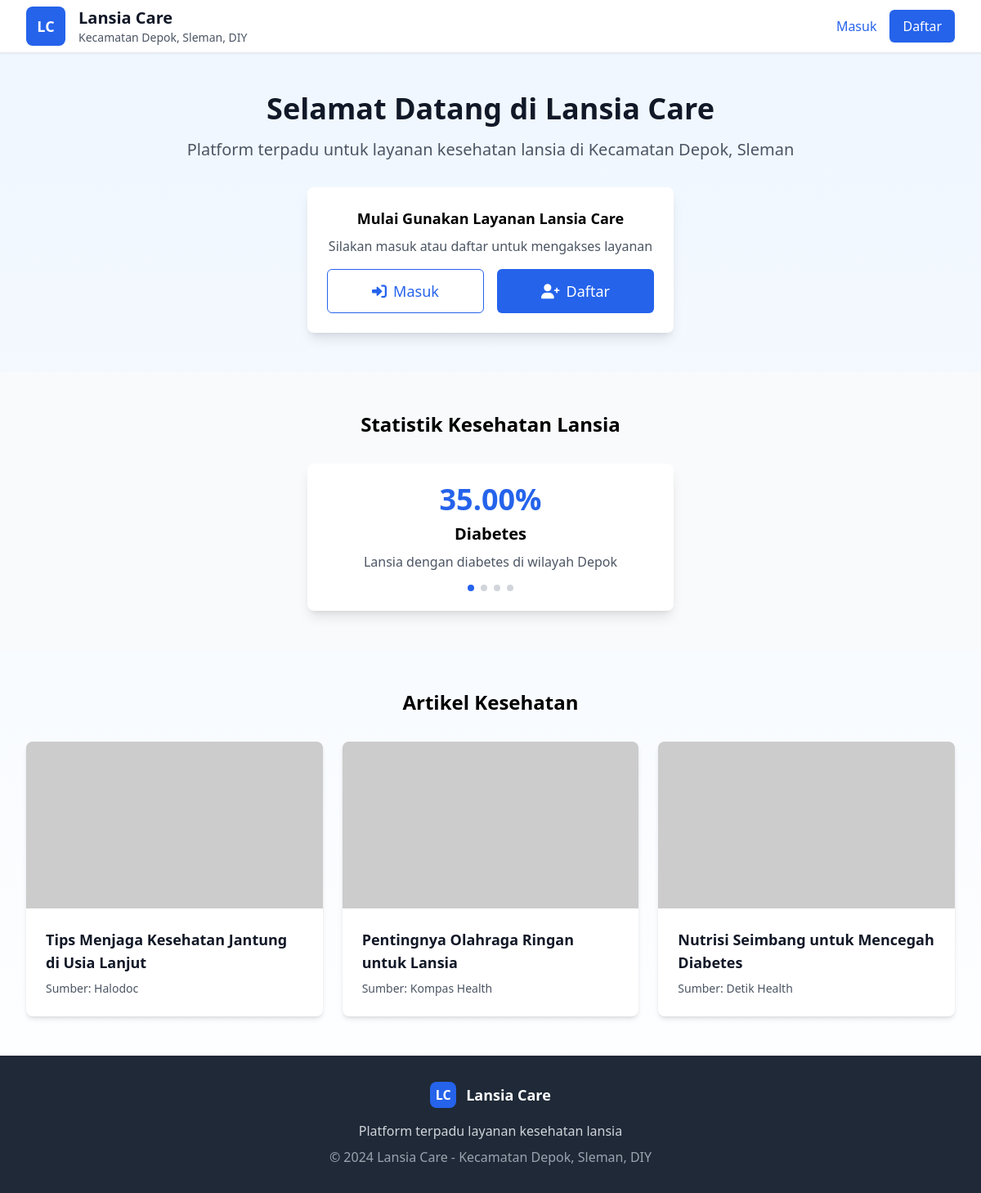
The page / on the database its author committed.
### tables this page shows
CREATE TABLE health_statistics (
    id INT PRIMARY KEY AUTO_INCREMENT,
    title VARCHAR(100) NOT NULL,
    percentage DECIMAL(5,2) NOT NULL,
    description TEXT,
    icon VARCHAR(50),
    color VARCHAR(20),
    is_active BOOLEAN DEFAULT TRUE,
    display_order INT DEFAULT 0,
    created_at TIMESTAMP DEFAULT CURRENT_TIMESTAMP,
    updated_at TIMESTAMP DEFAULT CURRENT_TIMESTAMP ON UPDATE CURRENT_TIMESTAMP
);

CREATE TABLE health_articles (
    id INT PRIMARY KEY AUTO_INCREMENT,
    title VARCHAR(200) NOT NULL,
    source VARCHAR(100) NOT NULL,
    url VARCHAR(500) NOT NULL,
    image_url VARCHAR(500),
    summary TEXT,
    is_featured BOOLEAN DEFAULT FALSE,
    is_active BOOLEAN DEFAULT TRUE,
    created_at TIMESTAMP DEFAULT CURRENT_TIMESTAMP,
    updated_at TIMESTAMP DEFAULT CURRENT_TIMESTAMP ON UPDATE CURRENT_TIMESTAMP
);

### index.php (the view, shortened to what this page needs)
<?php
require_once 'config/database.php';
try {
    $stmt = $pdo->query("SELECT * FROM health_statistics WHERE is_active = 1 ORDER BY display_order");
    $health_stats = $stmt->fetchAll(PDO::FETCH_ASSOC);
} catch (PDOException $e) {
    $health_stats = [
        ['title' => 'Diabetes', 'percentage' => 35, 'description' => 'Lansia dengan diabetes di wilayah Depok'],
        ['title' => 'Hipertensi', 'percentage' => 42, 'description' => 'Lansia dengan tekanan darah tinggi'],
        ['title' => 'Stroke', 'percentage' => 18, 'description' => 'Kasus stroke pada lansia'],
        ['title' => 'Demensia', 'percentage' => 12, 'description' => 'Lansia dengan gangguan kognitif']
    ];
}
try {
    $stmt = $pdo->query("SELECT * FROM health_articles WHERE is_active = 1 ORDER BY is_featured DESC, created_at DESC LIMIT 3");
    $health_articles = $stmt->fetchAll(PDO::FETCH_ASSOC);
} catch (PDOException $e) {
    $health_articles = [
        [
            'title' => 'Tips Menjaga Kesehatan Jantung di Usia Lanjut',
            'source' => 'Halodoc',
            'url' => 'https://halodoc.com',
            'image_url' => 'https://via.placeholder.com/300x200/EF4444/FFFFFF?text=Kesehatan+Jantung'
        ],
        [
            'title' => 'Pentingnya Olahraga Ringan untuk Lansia',
            'source' => 'Kompas Health',
            'url' => 'https://kompas.com',
            'image_url' => 'https://via.placeholder.com/300x200/059669/FFFFFF?text=Olahraga+Lansia'
        ],
        [
            'title' => 'Nutrisi Seimbang untuk Mencegah Diabetes',
            'source' => 'Detik Health',
            'url' => 'https://detik.com',
            'image_url' => 'https://via.placeholder.com/300x200/F59E0B/FFFFFF?text=Nutrisi+Diabetes'
        ]
    ];
}
$is_logged_in = isset($_SESSION['user_id']);
$user = null;
?>
<!DOCTYPE html>
<html lang="id">
<head>
    <script src="https://cdn.tailwindcss.com"></script>
    <link rel="stylesheet" href="https://cdnjs.cloudflare.com/ajax/libs/font-awesome/6.0.0/css/all.min.css">
</head>
<body class="min-h-screen bg-gradient-to-b from-blue-50 to-white">
    <header class="bg-white shadow-sm border-b">
        <div class="max-w-7xl mx-auto px-4 sm:px-6 lg:px-8">
            <div class="flex justify-between items-center h-16">
                <div class="flex items-center space-x-4">
                    <div class="w-12 h-12 bg-blue-600 rounded-lg flex items-center justify-center">
                        <span class="text-white font-bold text-lg">LC</span>
                    </div>
                    <div>
                        <h1 class="text-xl font-bold text-gray-900">Lansia Care</h1>
                        <p class="text-sm text-gray-600">Kecamatan Depok, Sleman, DIY</p>
                    </div>
                </div>
                <div class="flex items-center space-x-4">
                    <?php if ($is_logged_in && $user): ?>
                        <div class="relative">
                            <button id="userMenuBtn" class="flex items-center space-x-2 text-gray-700 hover:text-gray-900 focus:outline-none">
                                <div class="w-8 h-8 bg-gray-300 rounded-full flex items-center justify-center">
                                    <i class="fas fa-user text-sm"></i>
                                </div>
                                <span class="hidden md:block"><?= htmlspecialchars($user['name']) ?></span>
                                <i class="fas fa-chevron-down text-xs"></i>
                            </button>
                            <div id="userMenu" class="hidden absolute right-0 mt-2 w-48 bg-white rounded-md shadow-lg py-1 z-10">
                                <a href="account.php" class="block px-4 py-2 text-sm text-gray-700 hover:bg-gray-100">
                                    <i class="fas fa-user mr-2"></i>Akun Saya
                                </a>
                                <a href="#" class="block px-4 py-2 text-sm text-gray-700 hover:bg-gray-100">
                                    <i class="fas fa-question-circle mr-2"></i>Bantuan
                                </a>
                                <hr class="my-1">
                                <a href="logout.php" class="block px-4 py-2 text-sm text-gray-700 hover:bg-gray-100">
                                    <i class="fas fa-sign-out-alt mr-2"></i>Keluar
                                </a>
                            </div>
                        </div>
                    <?php else: ?>
                        <a href="./login.php" class="text-blue-600 hover:text-blue-800 font-medium">Masuk</a>
                        <a href="./register.php" class="bg-blue-600 text-white px-4 py-2 rounded-md hover:bg-blue-700 transition-colors">Daftar</a>
                    <?php endif; ?>
                </div>
            </div>
        </div>
    </header>
    <section class="py-12 px-4 sm:px-6 lg:px-8">
        <div class="max-w-7xl mx-auto text-center">
            <h2 class="text-4xl font-bold text-gray-900 mb-4 fade-in">Selamat Datang di Lansia Care</h2>
            <p class="text-xl text-gray-600 mb-8 fade-in">
                Platform terpadu untuk layanan kesehatan lansia di Kecamatan Depok, Sleman
            </p>
            <div class="bg-white rounded-lg shadow-lg p-6 max-w-md mx-auto fade-in">
                <?php if ($is_logged_in && $user): ?>
                    <h3 class="text-lg font-semibold mb-2">Halo, <?= htmlspecialchars($user['name']) ?>!</h3>
                    <p class="text-gray-600 mb-4">Pilih lokasi Posyandu untuk memulai</p>
                    <a href="./locations.php" class="inline-flex items-center justify-center w-full bg-blue-600 text-white py-3 px-6 rounded-md hover:bg-blue-700 transition-colors text-lg font-medium">
                        <i class="fas fa-map-marker-alt mr-2"></i>
                        Pilih Lokasi Posyandu
                    </a>
                <?php else: ?>
                    <h3 class="text-lg font-semibold mb-2">Mulai Gunakan Layanan Lansia Care</h3>
                    <p class="text-gray-600 mb-4">Silakan masuk atau daftar untuk mengakses layanan</p>
                    <div class="grid grid-cols-2 gap-4">
                        <a href="./login.php" class="inline-flex items-center justify-center bg-white border border-blue-600 text-blue-600 py-3 px-6 rounded-md hover:bg-blue-50 transition-colors text-lg font-medium">
                            <i class="fas fa-sign-in-alt mr-2"></i>
                            Masuk
                        </a>
                        <a href="./register.php" class="inline-flex items-center justify-center bg-blue-600 text-white py-3 px-6 rounded-md hover:bg-blue-700 transition-colors text-lg font-medium">
                            <i class="fas fa-user-plus mr-2"></i>
                            Daftar
                        </a>
                    </div>
                <?php endif; ?>
            </div>
        </div>
    </section>
    <section class="py-12 px-4 sm:px-6 lg:px-8 bg-gray-50">
        <div class="max-w-7xl mx-auto">
            <h3 class="text-2xl font-bold text-center mb-8">Statistik Kesehatan Lansia</h3>
            <div class="max-w-md mx-auto">
                <div id="statsCard" class="bg-white rounded-lg shadow-lg p-6 stat-card">
                    <div class="text-center">
                        <div id="statPercentage" class="text-4xl font-bold text-blue-600 mb-2">
                            <?= $health_stats[0]['percentage'] ?>%
                        </div>
                        <h4 id="statTitle" class="text-xl font-semibold mb-2">
                            <?= htmlspecialchars($health_stats[0]['title']) ?>
                        </h4>
                        <p id="statDescription" class="text-gray-600 mb-4">
                            <?= htmlspecialchars($health_stats[0]['description']) ?>
                        </p>
                        <div class="flex justify-center space-x-2">
                            <?php for ($i = 0; $i < count($health_stats); $i++): ?>
                            <div class="w-2 h-2 rounded-full stat-indicator <?= $i === 0 ? 'bg-blue-600' : 'bg-gray-300' ?>" data-index="<?= $i ?>"></div>
                            <?php endfor; ?>
                        </div>
                    </div>
                </div>
            </div>
        </div>
    </section>
    <section class="py-12 px-4 sm:px-6 lg:px-8">
        <div class="max-w-7xl mx-auto">
            <h3 class="text-2xl font-bold text-center mb-8">Artikel Kesehatan</h3>
            <div class="grid md:grid-cols-3 gap-6">
                <?php foreach ($health_articles as $article): ?>
                <div class="bg-white rounded-lg shadow-md hover:shadow-lg transition-shadow article-card">
                    <a href="<?= htmlspecialchars($article['url']) ?>" target="_blank" rel="noopener noreferrer">
                        <div class="aspect-video bg-gray-200 rounded-t-lg">
                            <img src="<?= htmlspecialchars($article['image_url']) ?>"
                                 alt="<?= htmlspecialchars($article['title']) ?>"
                                 class="w-full h-full object-cover rounded-t-lg">
                        </div>
                        <div class="p-6">
                            <h4 class="text-lg font-semibold mb-2 text-gray-900 hover:text-blue-600">
                                <?= htmlspecialchars($article['title']) ?>
                            </h4>
                            <p class="text-gray-600 text-sm">
                                Sumber: <?= htmlspecialchars($article['source']) ?>
                            </p>
                        </div>
                    </a>
                </div>
                <?php endforeach; ?>
            </div>
        </div>
    </section>
    <footer class="bg-gray-800 text-white py-8">
        <div class="max-w-7xl mx-auto px-4 sm:px-6 lg:px-8 text-center">
            <div class="flex items-center justify-center mb-4">
                <div class="w-8 h-8 bg-blue-600 rounded-lg flex items-center justify-center mr-3">
                    <span class="text-white font-bold">LC</span>
                </div>
                <span class="text-lg font-semibold">Lansia Care</span>
            </div>
            <p class="text-gray-300 mb-2">Platform terpadu layanan kesehatan lansia</p>
            <p class="text-gray-400">&copy; 2024 Lansia Care - Kecamatan Depok, Sleman, DIY</p>
        </div>
    </footer>
</body>
</html>

### index.php (style rules this page uses)
.fade-in { animation: fadeIn 0.5s ease-in; }
.stat-card { transition: all 0.5s ease-in-out; }

### rows shown on the page
health_statistics: percentage "35.00", title "Diabetes", description "Lansia dengan diabetes di wilayah Depok"
health_articles: title "Tips Menjaga Kesehatan Jantung di Usia Lanjut", source "Halodoc"
health_articles: title "Pentingnya Olahraga Ringan untuk Lansia", source "Kompas Health"
health_articles: title "Nutrisi Seimbang untuk Mencegah Diabetes", source "Detik Health"
